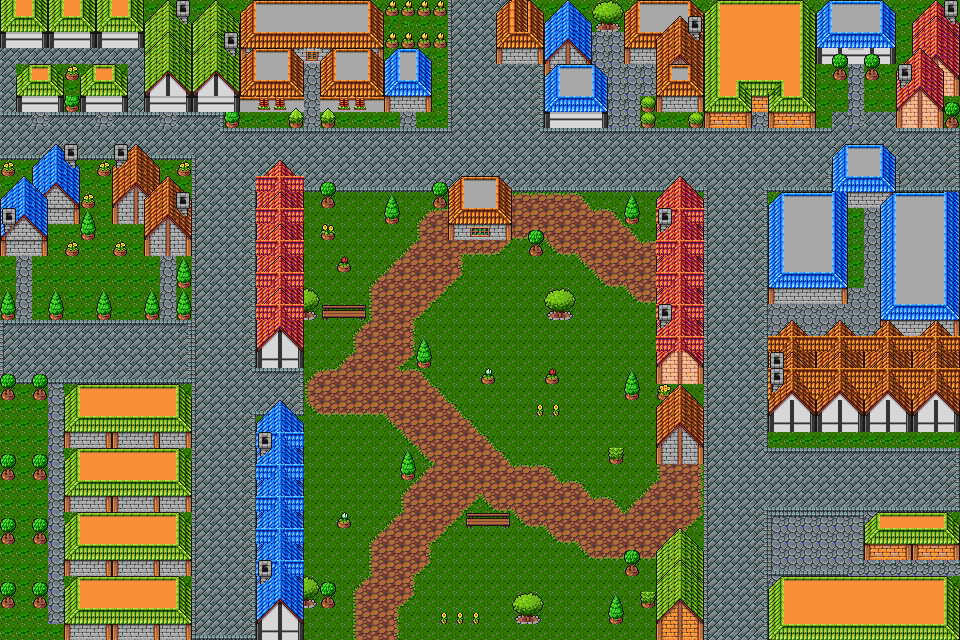

This game map was drawn from its Tiled (.tmx) file and the tilesets committed beside it. A one-line description and the trimmed map source follow:
An orthogonal 60x40 tile map with 16x16 px tiles, 10 tile layers (Grass, Roads, Plants, Building6, ...), 1 hidden layer not drawn, 4 tilesets.

<map version="1.0" orientation="orthogonal" renderorder="right-down" width="60" height="40" tilewidth="16" tileheight="16" nextobjectid="1">
 <tileset firstgid="1" name="town_A" tilewidth="16" tileheight="16" tilecount="208">
  <image source="RPG Graphics Pack - Tiles - Town v1.1/RPG Graphics Pack - Tiles - Town/town_A.png" width="208" height="256" />
  <terraintypes>
   <terrain name="BrickRoad" tile="-1" />
   <terrain name="Cobble Grass Path" tile="-1" />
   <terrain name="Cobble Road" tile="-1" />
   <terrain name="Dirt Grass Path" tile="-1" />
  </terraintypes>
  <tile id="0" terrain=",,,1" />
  <tile id="1" terrain=",,1,1" />
  <tile id="2" terrain=",,1," />
  <tile id="3" terrain="1,1,1," />
  <tile id="4" terrain="1,1,,1" />
  <tile id="13" terrain=",1,,1" />
  <tile id="14" terrain="1,1,1,1" />
  <tile id="15" terrain="1,,1," />
  <tile id="16" terrain="1,,1,1" />
  <tile id="17" terrain=",1,1,1" />
  <tile id="26" terrain=",1,," />
  <tile id="27" terrain="1,1,," />
  <tile id="28" terrain="1,,," />
  <tile id="52" terrain=",,,3" />
  <tile id="53" terrain=",,3,3" />
  <tile id="54" terrain=",,3," />
  <tile id="55" terrain="3,3,3," />
  <tile id="56" terrain="3,3,,3" />
  <tile id="65" terrain=",3,,3" />
  <tile id="66" terrain="3,3,3,3" />
  <tile id="67" terrain="3,,3," />
  <tile id="68" terrain="3,,3,3" />
  <tile id="69" terrain=",3,3,3" />
  <tile id="78" terrain=",3,," />
  <tile id="79" terrain="3,3,," />
  <tile id="80" terrain="3,,," />
  <tile id="104" terrain=",,,0" />
  <tile id="105" terrain=",,0,0" />
  <tile id="106" terrain=",,0," />
  <tile id="107" terrain="0,0,0," />
  <tile id="108" terrain="0,0,,0" />
  <tile id="117" terrain=",0,,0" />
  <tile id="118" terrain="0,0,0,0" />
  <tile id="119" terrain="0,,0," />
  <tile id="120" terrain="0,,0,0" />
  <tile id="121" terrain=",0,0,0" />
  <tile id="130" terrain=",0,," />
  <tile id="131" terrain="0,0,," />
  <tile id="132" terrain="0,,," />
  <tile id="156" terrain=",,,2" />
  <tile id="157" terrain=",,2,2" />
  <tile id="158" terrain=",,2," />
  <tile id="159" terrain="2,2,2," />
  <tile id="160" terrain="2,2,,2" />
  <tile id="169" terrain=",2,,2" />
  <tile id="170" terrain="2,2,2,2" />
  <tile id="171" terrain="2,,2," />
  <tile id="172" terrain="2,,2,2" />
  <tile id="173" terrain=",2,2,2" />
  <tile id="182" terrain=",2,," />
  <tile id="183" terrain="2,2,," />
  <tile id="184" terrain="2,,," />
 </tileset>
 <tileset firstgid="209" name="town_B" tilewidth="16" tileheight="16" tilecount="592">
  <image source="RPG Graphics Pack - Tiles - Town v1.1/RPG Graphics Pack - Tiles - Town/town_B.png" width="256" height="592" />
 </tileset>
 <tileset firstgid="801" name="town_C" tilewidth="16" tileheight="16" tilecount="315">
  <image source="RPG Graphics Pack - Tiles - Town v1.1/RPG Graphics Pack - Tiles - Town/town_C.png" width="240" height="336" />
 </tileset>
 <tileset firstgid="1116" name="town_D" tilewidth="16" tileheight="16" tilecount="448">
  <image source="RPG Graphics Pack - Tiles - Town v1.1/RPG Graphics Pack - Tiles - Town/town_D.png" width="256" height="448" />
 </tileset>
 <layer name="Grass" width="60" height="40">
  <data>[2400 cells, 2400 non-empty, 1 distinct tile ids]</data>
 </layer>
 <layer name="Roads" width="60" height="40">
  <data>[2400 cells, 1410 non-empty, 28 distinct tile ids]</data>
 </layer>
 <layer name="Plants" width="60" height="40">
  <data>[2400 cells, 69 non-empty, 20 distinct tile ids]</data>
 </layer>
 <imagelayer name="Image Layer 1" visible="0" opacity="0.6">
  <image source="1-N-Lots.PNG" />
 </imagelayer>
 <layer name="Building6" width="60" height="40">
  <data>[2400 cells, 18 non-empty, 18 distinct tile ids]</data>
 </layer>
 <layer name="Building5" width="60" height="40">
  <data>[2400 cells, 66 non-empty, 62 distinct tile ids]</data>
 </layer>
 <layer name="Building4" width="60" height="40">
  <data>[2400 cells, 261 non-empty, 95 distinct tile ids]</data>
 </layer>
 <layer name="Building3" width="60" height="40">
  <data>[2400 cells, 276 non-empty, 104 distinct tile ids]</data>
 </layer>
 <layer name="Building2" width="60" height="40">
  <data>[2400 cells, 341 non-empty, 153 distinct tile ids]</data>
 </layer>
 <layer name="Building1" width="60" height="40">
  <data>[2400 cells, 253 non-empty, 134 distinct tile ids]</data>
 </layer>
 <layer name="Features" width="60" height="40">
  <data>[2400 cells, 208 non-empty, 38 distinct tile ids]</data>
 </layer>
</map>
